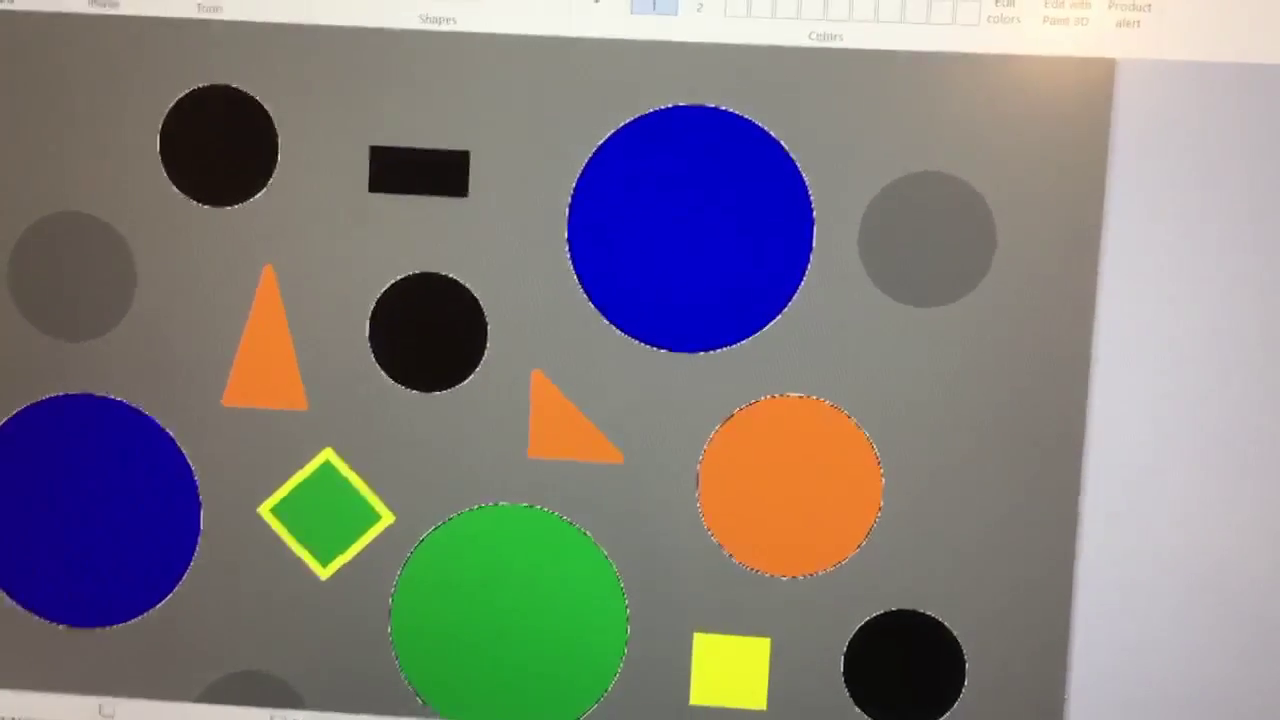
#> input picture frame 37 of testvideo.mp4, 1280 x 720 px, given in place of test_cir.avi, which was not available
$ python test_rect_old.py
#> lines starting #> are read from the running program, lines starting #| are printed output that depends on the picture; after the words box and inside, x2 and y2 are one past the last pixel; in counts of white or black regions, pixels touching at a corner belong together; pictures that were not available may be replaced by others from this repository, and a replacement may not be noted
import numpy as np
import cv2 as cv
import matplotlib.pyplot as plt
import tkinter as tk


#Import video
cap = cv.VideoCapture("test_cir.avi")
#cap = cv.VideoCapture("testvideo7.mp4")
#cap = cv.VideoCapture(0)
width = int(cap.get(3))
height =int(cap.get(4))
print("Vid dimentions: ",width,"x",height)

#Cropping parameters
crop = [int(width*0.05),int(width*0.6)]
tunnel = [int(height*0.34),int(width*0.45),int(height*0.6),int(width*0.6)]

#Video writer
fourcc = cv.VideoWriter_fourcc('M','J','P','G')
out = cv.VideoWriter('output.avi',fourcc, 30, (width,height))

#Recording data
rect_locations = []

#Output window

#Functions
# [7 lines left out: function meanangle, not called in this run]

def linrgb(img,a):
    if(len(a))==3:
        a.append(0)
    img = np.asarray(img,dtype='int16')
    out = a[0]*img[:,:,0]+a[1]*img[:,:,1]+a[2]*img[:,:,2]+a[3]
    out = np.clip(out,a_min=0,a_max=255)
    return np.asarray(out, dtype='uint8' )

def valid_rect(w,h,min_area,max_area,min_ratio,max_ratio,carea,ca_th):
    w,h = int(w),int(h)
    area = w*h
    #print(area,carea)
    if area>0 and area >= min_area and area <= max_area and carea>area*ca_th:
        ratio = max(w/h,h/w)
        #print(area,carea,ratio)
        if ratio>=min_ratio and ratio<=max_ratio :
            return True
    return False


#Bounding box parameters
agv = {'w':65,'h':100,'dof':10}
grp = {'w':90,'h':40,'dof':70}
markerV = {'min_area':300,'max_area':550,'min_ratio':2,'max_ratio':3.7,'ca_th':0.75}
markerH = {'min_area':80,'max_area':250,'min_ratio':2,'max_ratio':3.5,'ca_th':0.7}


#Main loop in video
while(cap.isOpened()):
    ret,frame = cap.read()
#> frame is the input picture: shape (720, 1280, 3); mean B, G, R 125.9, 126.6, 128.9
    #Quit if no frame
    if frame is None:
        break

    #Save video
    #out.write(frame)

    #Display output
    output = frame+0

    #Crop frame
    frame[:,crop[1]:width,:] = 0
    frame[:,0:crop[0],:] = 0
    frame[tunnel[0]:tunnel[2],tunnel[1]:tunnel[3],:] = 0


    #Tresholding for target
    mask_th_tgt = linrgb(frame,[-2,4,-2])
    mask_th_tgt = cv.medianBlur(mask_th_tgt,5)
    thresh_lower = 128
    cv.imshow('Mask_t',mask_th_tgt)
    _,mask_th_tgt = cv.threshold(mask_th_tgt,thresh_lower,255,cv.THRESH_BINARY)
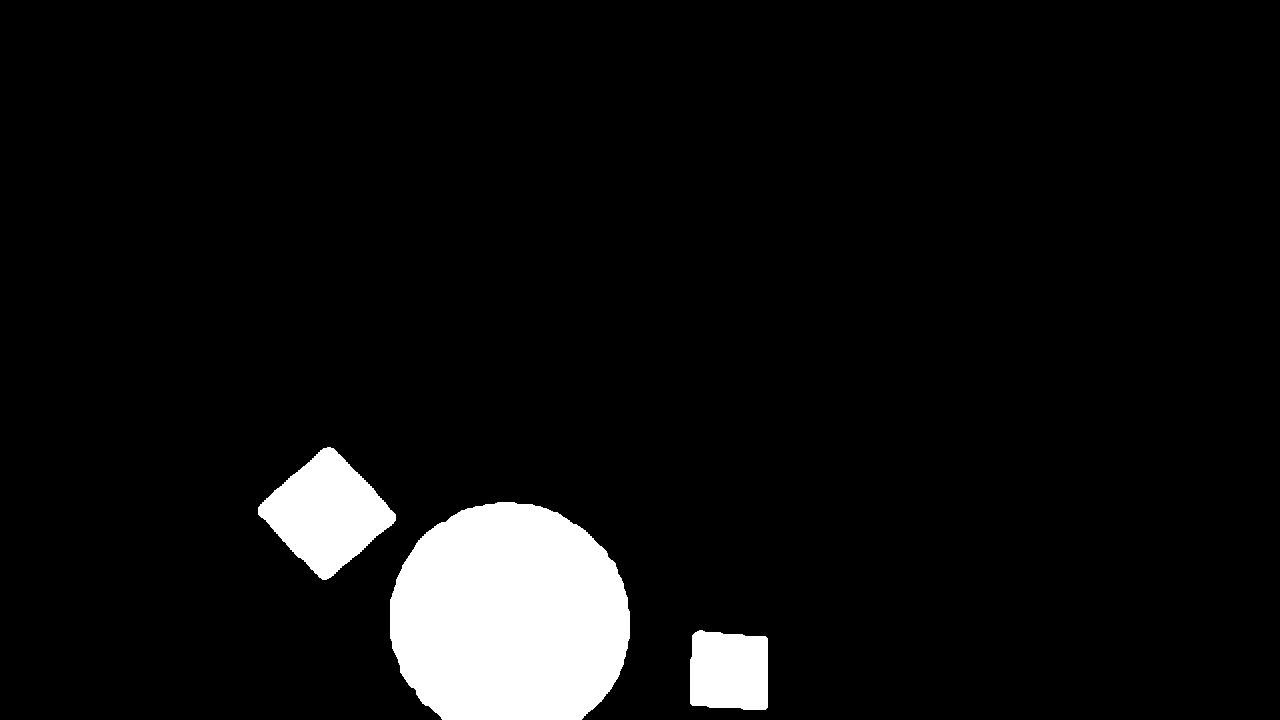
#> mask_th_tgt: shape (720, 1280); 6.4% white; 3 white regions
    contours,_ = cv.findContours(mask_th_tgt,cv.RETR_TREE,cv.CHAIN_APPROX_NONE)
#> contours = 3 contours; box (x1, y1, x2, y2) and area: (390, 502, 630, 720) 42792, (258, 447, 396, 580) 9988, (690, 630, 768, 710) 5604
    for contour in contours:
        (x,y,w,h) = cv.boundingRect(contour)
        if cv.contourArea(contour)>20:
            cv.rectangle(output,(x,y),(x+w,y+h),(0,255,255),3)
#> this loop made 3 passes
#> (x, y, w, h) on passes 1 to 3: (690, 630, 78, 80), (390, 502, 240, 218), (258, 447, 138, 133)
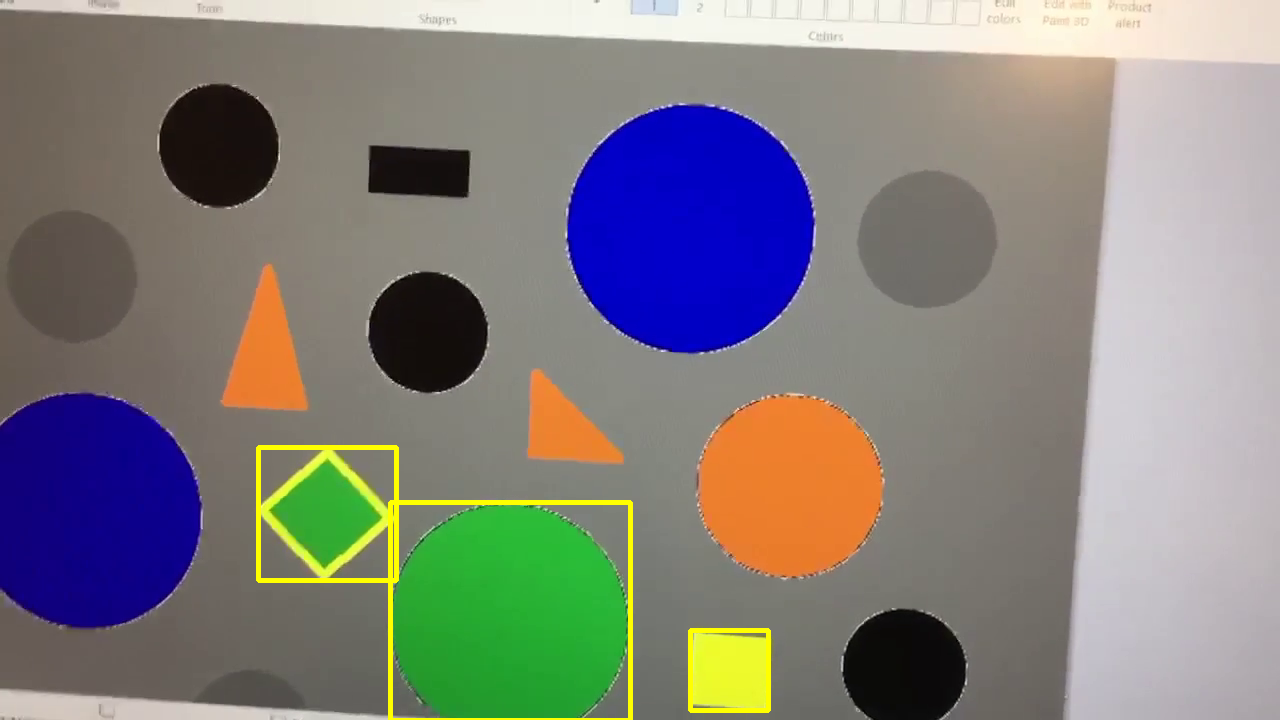
#> output: shape (720, 1280, 3); 0.87% of pixels changed, all inside (x1, y1, x2, y2) = (256, 445, 771, 720)


    #Tresholding for rectangle on AGV
    '''
    hsv_th_l = np.array([120,0,0])
    hsv_th_u = np.array([255,255,255])
    mask_th_agv = cv.cvtColor(frame, cv.COLOR_BGR2HSV)
    #cv.imshow('Mask_agv',mask_th_agv)
    mask_th_agv = cv.inRange(mask_th_agv,hsv_th_l,hsv_th_u)
    '''
    mask_th_agv = linrgb(frame,[2,-4,2,-50])
    _,mask_th_agv = cv.threshold(mask_th_agv,0,255,cv.THRESH_BINARY)
#> mask_th_agv: shape (720, 1280); 7.3% white; 24 white regions (10 under 20 px), largest, box (x1, y1, x2, y2) and area: (64, 390, 204, 630) 27348, (566, 102, 768, 274) 24776, (698, 432, 768, 574) 7556
    cv.imshow('Mask_agv',mask_th_agv)
    mask_th_agv = cv.medianBlur(mask_th_agv,11)
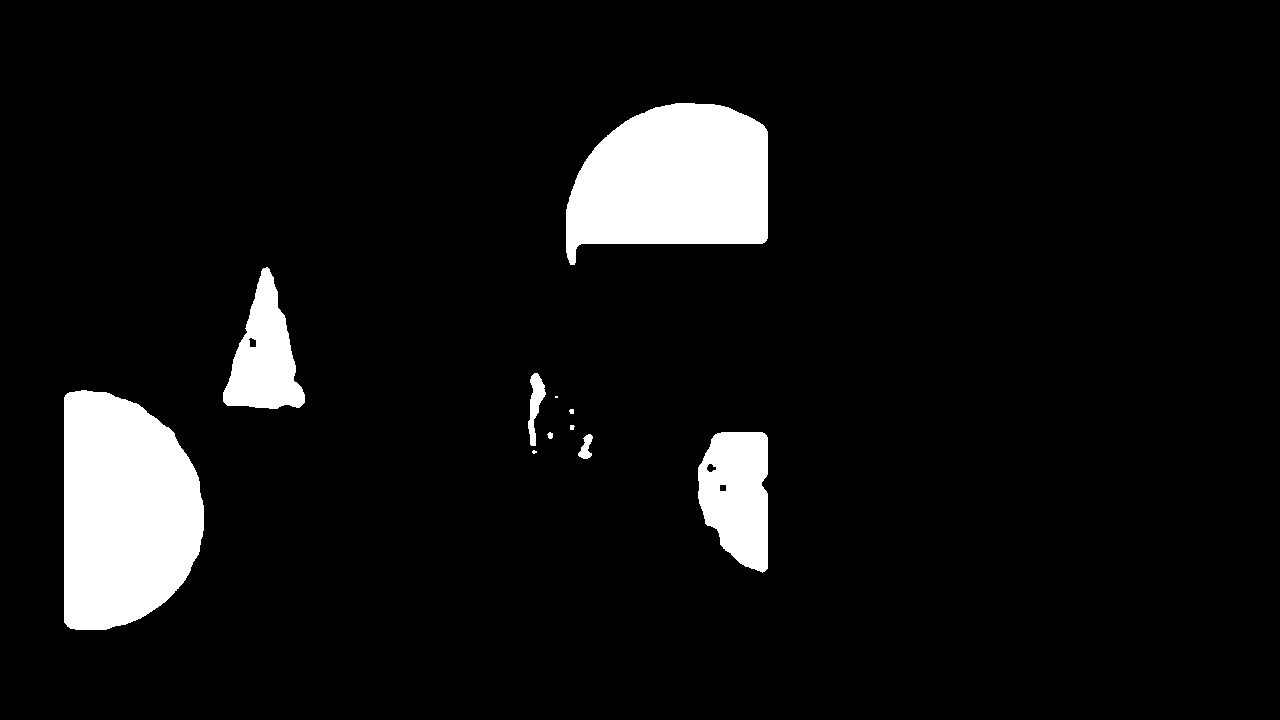
#> mask_th_agv: shape (720, 1280); 7.3% white; 11 white regions (2 under 20 px)
    contours,_ = cv.findContours(mask_th_agv,cv.RETR_TREE,cv.CHAIN_APPROX_NONE)
#> contours = 14 contours, 4 with area under 20; largest, box (x1, y1, x2, y2) and area: (64, 390, 204, 630) 27002, (566, 103, 768, 265) 24413, (698, 432, 768, 573) 7649, (223, 267, 305, 409) 6247, (528, 373, 546, 446) 560

    markers_V = []
    markers_H = []

    for contour in contours:
        #Find bounding rectangle
        rect = cv.minAreaRect(contour)
        (cx,cy), (w,h), rot_angle = rect
        if(w<h):
            rot_angle+=90
        #Test if valid rectangle
        if valid_rect(w,h,markerV['min_area'],markerV['max_area'],markerV['min_ratio'],markerV['max_ratio'],cv.contourArea(contour),markerV['ca_th']):
            markers_V.append(rect)
        if valid_rect(w,h,markerH['min_area'],markerH['max_area'],markerH['min_ratio'],markerH['max_ratio'],cv.contourArea(contour),markerH['ca_th']):
            markers_H.append(rect)
#> this loop made 14 passes
#> (rect, cx, cy, rot_angle) on passes 2, 5, 11, 14: (((585, 445.9), (24.37, 13.1), -86.63), 585, 445.9, -86.63), (((710.8, 467.8), (8.49, 9.19), -45), 710.8, 467.8, 45), (((536.4, 409.1), (72.2, 15.7), -87.27), 536.4, 409.1, -87.27), (((665.1, 179), (213.2, 148.8), -6.37), 665.1, 179, -6.37)
#> after the loop, markers_H = []; markers_V = []

    if len(markers_V)*len(markers_H) == 1:
        #Box
        rect_marker_v = markers_V[0]
        box_v = np.int0(cv.boxPoints(rect_marker_v))

        rect_marker_h = markers_H[0]
        box_h = np.int0(cv.boxPoints(rect_marker_h))

        rot_angle_1 = np.arctan2(rect_marker_h[0][1]-rect_marker_v[0][1],rect_marker_h[0][0]-rect_marker_v[0][0])

        center = [rect_marker_v[0][0],rect_marker_v[0][1]]

        #Box for agv
        rect_agv = (
            (center[0]+agv['dof']*np.cos(rot_angle_1),center[1]+agv['dof']*np.sin(rot_angle_1)),
            (agv['h'],agv['w']),rot_angle_1 * 180/np.pi)
        box_agv = np.int0(cv.boxPoints(rect_agv))


        #Box for gripper area
        rect_grp = (
            (center[0]+grp['dof']*np.cos(rot_angle_1),center[1]+grp['dof']*np.sin(rot_angle_1)),
            (grp['h'],grp['w']),rot_angle_1 * 180/np.pi)
        box_grp = np.int0(cv.boxPoints(rect_grp))

        #Line
        line_length = 200
        center_point = (int(center[0]),int(center[1]))
        line_point = (int(center[0]+line_length*np.cos(rot_angle_1)),int(center[1]+line_length*np.sin(rot_angle_1)))

        #Draw boxes
        cv.drawContours(output, [box_v], 0, (0,255,0), 3)
        cv.drawContours(output, [box_h], 0, (0,255,0), 3)
        cv.circle(output,center_point,5,(128,128,0),10)
        cv.drawContours(output,[box_agv],0,(255,255,0),3)
        cv.drawContours(output,[box_grp],0,(255,255,0),3)
        cv.line(output,center_point,line_point,(0,0,255),1)

        #Writing data
        rect_locations.append([center[0],center[1],rot_angle_1,rect_marker_v[1][0]*rect_marker_v[1][1],rect_marker_h[1][0]*rect_marker_h[1][1]])

    else:
        print("problem")
        print(len(markers_V),len(markers_H))
#| 0 0
    #print("--")

    #Draw cropped area
    cv.rectangle(output,(tunnel[1],tunnel[0]),(tunnel[3],tunnel[2]),(255,0,0),3)
    cv.rectangle(output,(crop[0],0),(crop[1],width),(255,0,0),3)
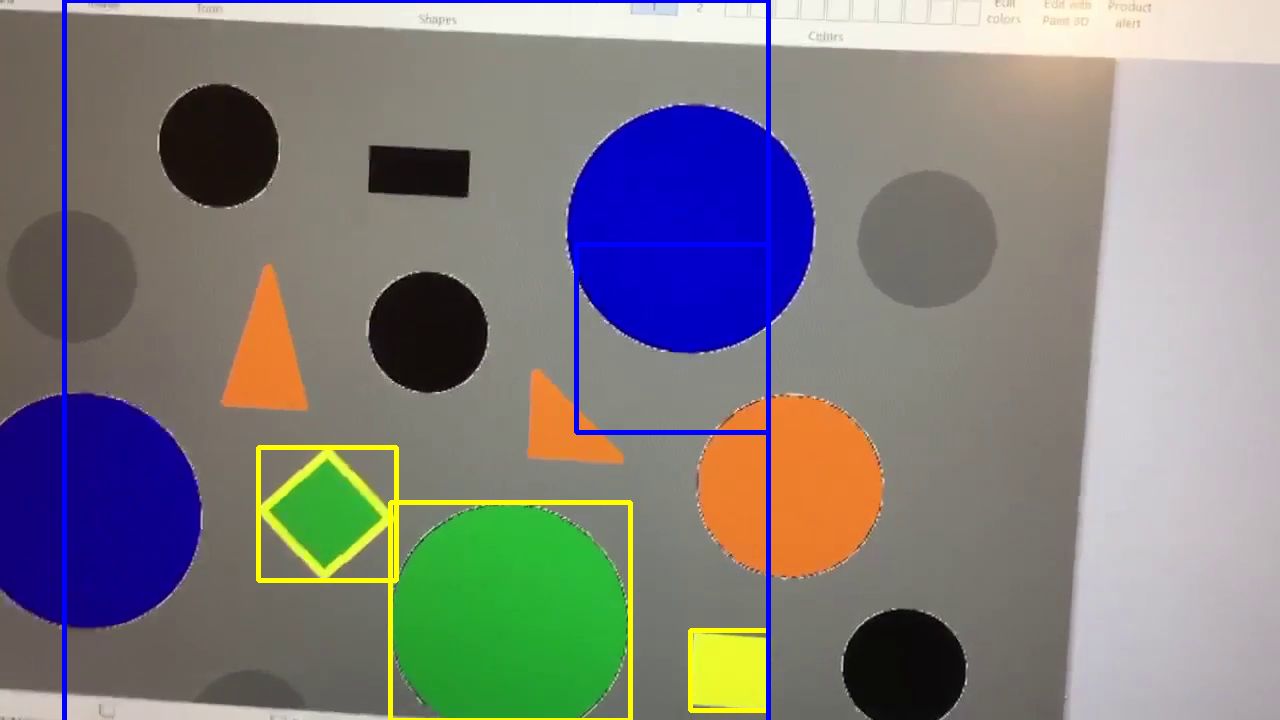
#> output: shape (720, 1280, 3); mean B, G, R 126.6, 126.1, 128.3

    #Show output
    cv.imshow('output',output)

    #Save video
    out.write(output)

    #Press q to quit
    if cv.waitKey(1) & 0xFF == ord('q'):
#> (key q is pressed here)
        cap.release()
        cv.destroyAllWindows()
        break

cap.release()
cv.destroyAllWindows()

#Plotting recorded data
rect_locations = np.array(rect_locations)
if rect_locations.ndim == 2:
    center_x = rect_locations[:,0]
    center_y = rect_locations[:,1]
    #center_x = np.convolve(center_x,np.ones(5),'valid')
    #center_y = np.convolve(center_y,np.ones(5),'valid')
    plt.plot(center_x,center_y)
    plt.show()
    plt.plot(rect_locations[:,2])
    plt.show()
    plt.plot(rect_locations[:,3])
    plt.plot(rect_locations[:,4])
    plt.show()
